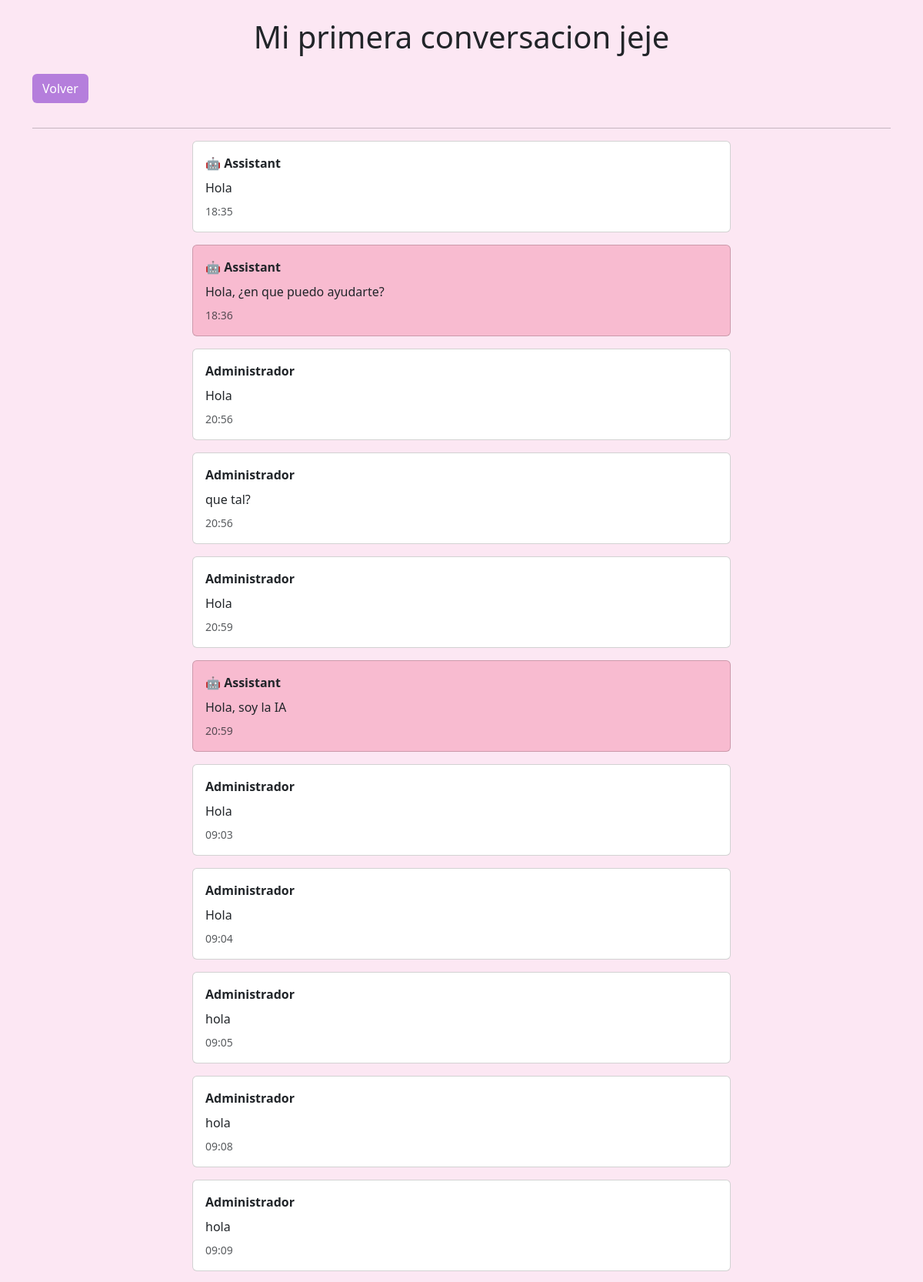
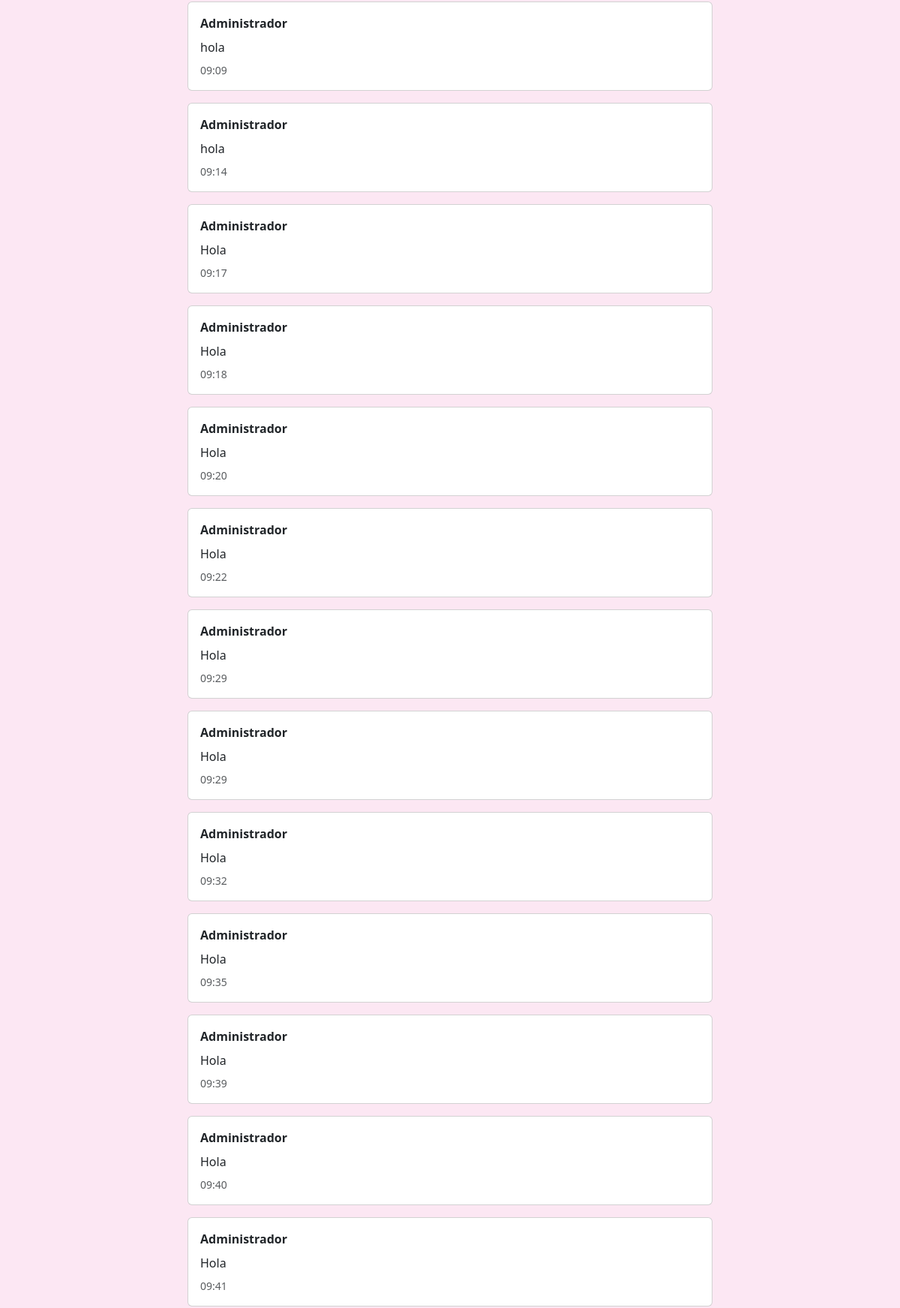
Page /chat/1/ (signed in, upper part) on the committed database (2 pictures, top to bottom).
### chat/models.py (models this page shows, shortened)
class Conversation(models.Model):   # Representa un chat completo
    user = models.ForeignKey(User, on_delete=models.CASCADE)
    title = models.TextField()
    created_at = models.DateTimeField(auto_now_add=True)

class Message(models.Model):    # Representa un mensaje individual
    conversation = models.ForeignKey(
        Conversation,
        on_delete=models.CASCADE
    )
    role = models.CharField(max_length=20)
    content = models.TextField()
    created_at = models.DateTimeField(auto_now_add=True)

class Profile(models.Model):
    user = models.OneToOneField(User, on_delete=models.CASCADE)
    alias = models.CharField(max_length=50, blank=True)
    theme = models.CharField(max_length=20, default="rosa")

### chat/views.py (the view, shortened to what this page needs)
# urls.py: path('chat/<int:conversation_id>/', views.conversation_detail, name='conversation_detail'),
@login_required
def conversation_detail(request, conversation_id):
    conversation = Conversation.objects.get(
        id=conversation_id,
        user=request.user
    )
    messages = Message.objects.filter(conversation=conversation).order_by('created_at')
    if request.headers.get('HX-Request'):
        return render(request, 'chat/messages.html', {'messages':messages})
    return render(
        request,
        'chat/conversation_detail.html',
        {'conversation': conversation, 'messages': messages}
    )

### chat/templates/chat/conversation_detail.html (shortened to what this page needs)
<!DOCTYPE html>
<html>
<head>
    <link href="https://cdn.jsdelivr.net/npm/bootstrap@5.3.2/dist/css/bootstrap.min.css" rel="stylesheet">
</head>
<body style="{% if request.user.profile.theme == 'oscuro' %}
        background-color:black;color:white
    {% else %}
        background-color:#fce7f3
    {% endif %}">
    <div class="container mt-4">
        <h1 class="text-center text-dark mb-4">
            {{ conversation.title }}
        </h1>
        <a href="/" class="btn mb-3" style="background-color:#b57edc;color:white">Volver</a>
        <hr>
        <div id="messages">{% include 'chat/messages.html' %}</div>
    </div>
</body>
</html>

### chat/templates/chat/messages.html
{% for message in messages %}
    <div
        class="card mb-3 mx-auto"
        style="max-width:700px;
            {% if message.role == 'assistant' %}
                background-color:#f8bbd0;
            {% else %}
                background-color:white;
            {% endif %}">
        <div class="card-body">
            {% if message.role == 'user' %}
                {% if request.user.profile.alias %}
                    <strong>{{ request.user.profile.alias|title }}</strong>
                {% else %}
                    <strong>{{ request.user.username|title }}</strong>
                {% endif %}
            {% else %}
                🤖 <strong>Assistant</strong>
            {% endif %}
            <p class="mt-2 mb-2">{{ message.content }}</p>
            <p class="text-muted small mb-0">{{ message.created_at|date:"H:i" }}</p>
        </div>
    </div>
{% empty %}
    <p>No hay mensajes todavía</p>
{% endfor %}

### rows in the picture
Conversation: title "Mi primera conversacion jeje"
Message: role "Assistant", content "Hola", created_at "18:35"
Message: role "Assistant", content "Hola, ¿en que puedo ayudarte?", created_at "18:36"
Message: content "Hola", created_at "20:56"
Message: content "que tal?", created_at "20:56"
Message: content "Hola", created_at "20:59"
Message: role "Assistant", content "Hola, soy la IA", created_at "20:59"
Message: content "Hola", created_at "09:03"
Message: content "Hola", created_at "09:04"
Message: content "hola", created_at "09:05"
Message: content "hola", created_at "09:08"
Message: content "hola", created_at "09:09"
Message: content "hola", created_at "09:09"
Message: content "hola", created_at "09:14"
Message: content "Hola", created_at "09:17"
Message: content "Hola", created_at "09:18"
Message: content "Hola", created_at "09:20"
Message: content "Hola", created_at "09:22"
Message: content "Hola", created_at "09:29"
Message: content "Hola", created_at "09:29"
Message: content "Hola", created_at "09:32"
Message: content "Hola", created_at "09:35"
Message: content "Hola", created_at "09:39"
Message: content "Hola", created_at "09:40"
Message: content "Hola", created_at "09:41"

### other values in the picture
{{ request.user.profile.alias|title }} "Administrador"
